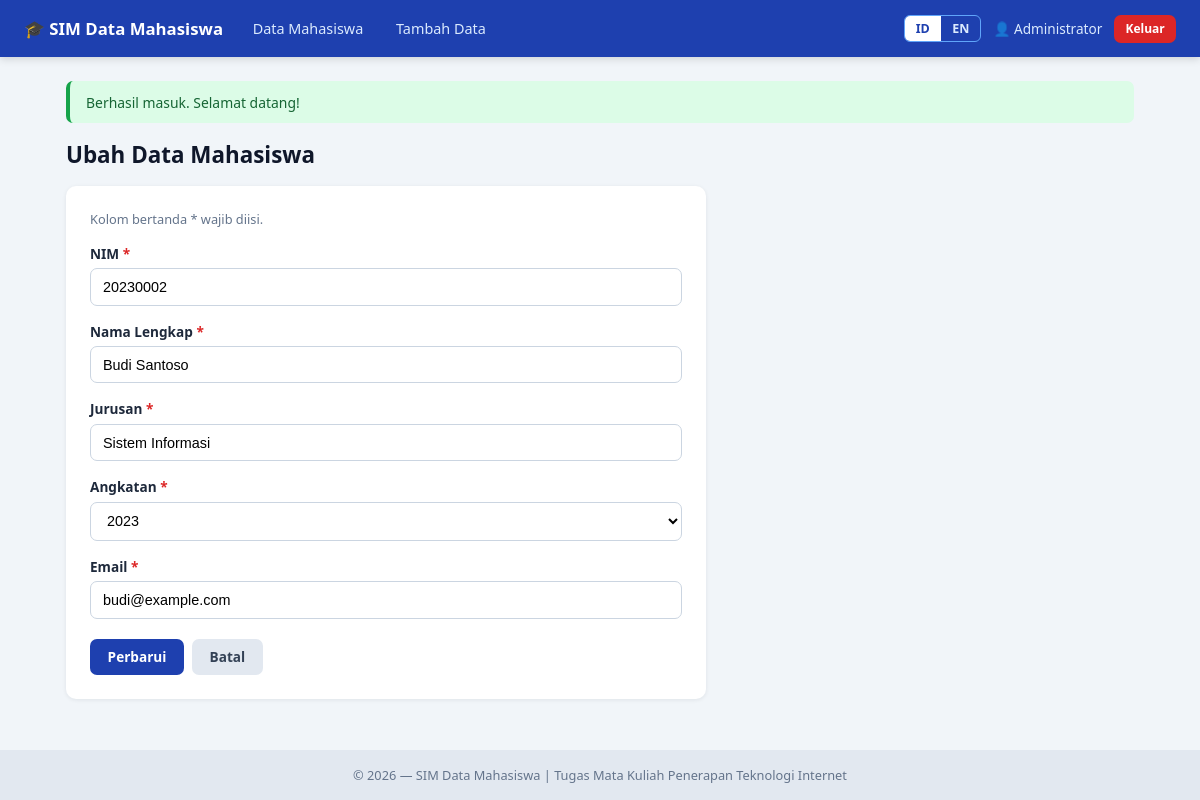
/edit.php?id=2 (signed in), run on the app's committed database.
### tables this page shows
CREATE TABLE `mahasiswa` (
  `id`         INT AUTO_INCREMENT PRIMARY KEY,
  `nim`        VARCHAR(20)  NOT NULL UNIQUE,
  `nama`       VARCHAR(100) NOT NULL,
  `jurusan`    VARCHAR(100) NOT NULL,
  `angkatan`   INT          NOT NULL,
  `email`      VARCHAR(100) NOT NULL,
  `created_at` TIMESTAMP DEFAULT CURRENT_TIMESTAMP
);

### config/config.php (called while the page is built, shortened)
<?php
$langFile = __DIR__ . '/../lang/' . $_SESSION['lang'] . '.php';
$lang = require $langFile;
function t(string $key): string {
    global $lang;
    return $lang[$key] ?? $key;
}
function e($value): string {
    return htmlspecialchars((string)$value, ENT_QUOTES, 'UTF-8');
}

### includes/student_form.php (the view, shortened to what this page needs)
<form method="post" action="<?= e($action) ?>" class="card form-card" novalidate>
    <p class="hint"><?= e(t('required_hint')) ?></p>
    <div class="form-group">
        <label for="nim"><?= e(t('nim')) ?> <span class="required">*</span></label>
        <input type="text" id="nim" name="nim" maxlength="15" value="<?= e($values['nim']) ?>" required>
    </div>
    <div class="form-group">
        <label for="nama"><?= e(t('name')) ?> <span class="required">*</span></label>
        <input type="text" id="nama" name="nama" maxlength="100" value="<?= e($values['nama']) ?>" required>
    </div>
    <div class="form-group">
        <label for="jurusan"><?= e(t('major')) ?> <span class="required">*</span></label>
        <input type="text" id="jurusan" name="jurusan" maxlength="100" value="<?= e($values['jurusan']) ?>" required>
    </div>
            <div class="form-group">
        <label for="angkatan"><?= e(t('year')) ?> <span class="required">*</span></label>
        <select id="angkatan" name="angkatan" required style="width: 100%; padding: .6rem .75rem; font-size: .9rem; border: 1px solid #cbd5e1; border-radius: 7px; background-color: #fff;">
            <?php
            $currentYear = (int)date('Y');
            $startYear = 1900;
            for ($y = $currentYear + 5; $y >= $startYear; $y--) {
                $selected = ($values['angkatan'] == $y) ? 'selected' : '';
                echo "<option value=\"$y\" $selected>$y</option>";
            }
            ?>
        </select>
    </div>
    <div class="form-group">
        <label for="email"><?= e(t('email')) ?> <span class="required">*</span></label>
        <input type="email" id="email" name="email" maxlength="100" value="<?= e($values['email']) ?>" required>
    </div>
    <div class="form-actions">
        <button type="submit" class="btn btn-primary"><?= e($submitLabel) ?></button>
        <a href="index.php" class="btn btn-secondary"><?= e(t('cancel')) ?></a>
    </div>
</form>

### assets/style.css (style rules this page uses)
* { box-sizing: border-box; margin: 0; padding: 0; }
body { font-family: 'Segoe UI', Tahoma, Verdana, sans-serif; background: #f1f5f9; color: #1e293b; min-height: 100vh; display: flex; flex-direction: column; font-size: 15px; }
.card { background: #fff; border-radius: 10px; padding: 1.5rem; box-shadow: 0 1px 4px rgba(15,23,42,.08); }
.form-card { max-width: 640px; }
.form-group { margin-bottom: 1rem; }
.form-group label { display: block; font-weight: 600; font-size: .85rem; margin-bottom: .35rem; }
.required { color: #dc2626; }
.form-group input { width: 100%; padding: .6rem .75rem; font-size: .9rem; border: 1px solid #cbd5e1; border-radius: 7px; transition: .2s; }
.hint { font-size: .8rem; color: #64748b; margin-bottom: 1rem; }
.form-actions { display: flex; gap: .5rem; margin-top: 1.25rem; }
.btn { display: inline-block; padding: .55rem 1.1rem; font-size: .85rem; font-weight: 600; border: none; border-radius: 7px; cursor: pointer; text-decoration: none; text-align: center; transition: .2s; font-family: inherit; }
.btn-primary { background: #1e40af; color: #fff; }
.btn-secondary { background: #e2e8f0; color: #334155; }

### data on the page
mahasiswa: nim "20230002", nama "Budi Santoso", jurusan "Sistem Informasi", email "budi@example.com"

### other printed values
t('app_title') "SIM Data Mahasiswa"
t('menu_students') "Data Mahasiswa"
t('menu_add') "Tambah Data"
$_SESSION['nama_lengkap'] "Administrator"
t('logout') "Keluar"
$flash['message'] "Berhasil masuk. Selamat datang!"
t('edit_title') "Ubah Data Mahasiswa"
t('required_hint') "Kolom bertanda * wajib diisi."
t('nim') "NIM"
t('name') "Nama Lengkap"
t('major') "Jurusan"
t('year') "Angkatan"
t('email') "Email"
$submitLabel "Perbarui"
t('cancel') "Batal"
